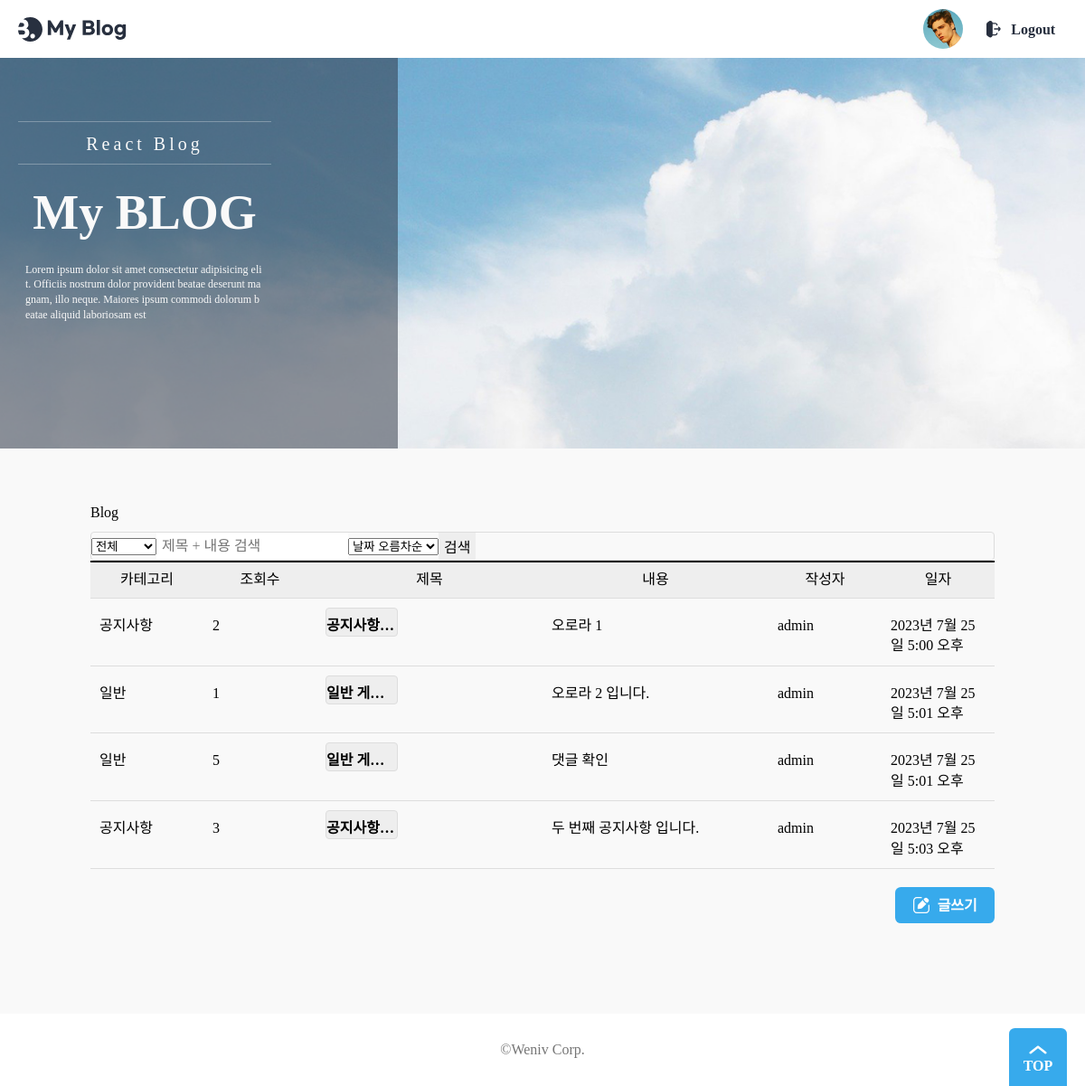
The page /blog/ (signed in) on the database as committed earlier.
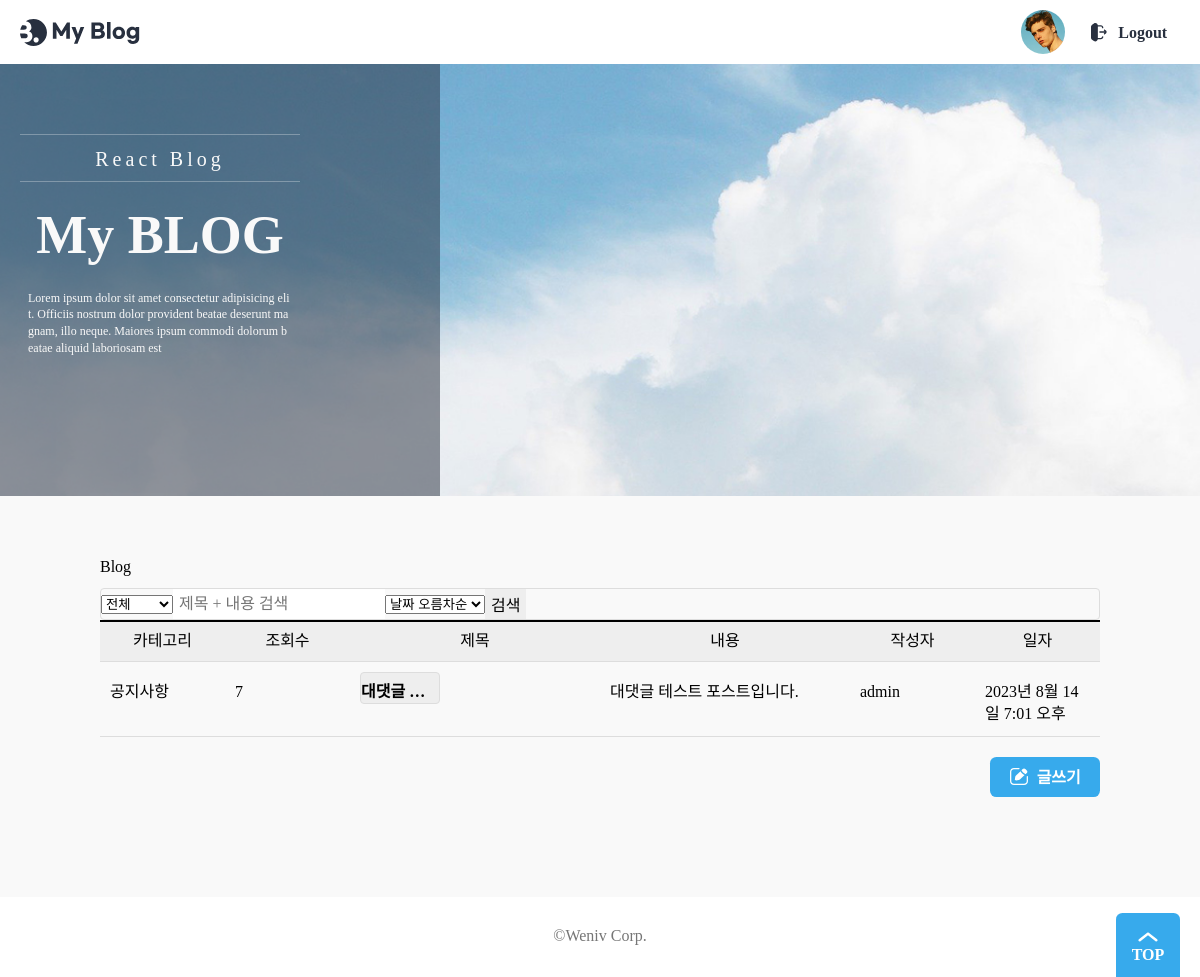
The same page on the database as committed later.
### posts/models.py (models this page shows, shortened)
class Post(models.Model):
    title = models.CharField(max_length=20)
    content = models.TextField()
    writer = models.ForeignKey(User, on_delete=models.CASCADE)  # user foreignkey
    category_choices = (('일반', '일반'), ('공지사항', '공지사항'))
    category = models.CharField(max_length=20, choices=category_choices)
    created_at = models.DateTimeField(auto_now_add=True)
    updated_at = models.DateTimeField(auto_now=True)
    hit = models.PositiveIntegerField(default=0)
    img = models.ImageField(upload_to="", blank=True, null=True)

### accounts/models.py (models this page shows)
class User(AbstractUser):
    username = models.CharField(unique=True, max_length=20)
    email = models.CharField(max_length=255, null=True, blank=True)
    nickname = models.CharField(max_length=100, null=True, blank=True)
    created_at = models.TimeField(auto_now_add=True)
    updated_at = models.TimeField(auto_now=True)

### posts/views.py (the view)
# urls.py: path('', PostView, name='list'),
class PostView(ListView):
    model = Post
    template_name = 'posts/list.html'
    context_object_name = 'posts'
    def get_context_data(self, **kwargs):
        context = super().get_context_data(**kwargs)
        context['title'] = 'Blog'
        context['search'] = ''
        return context

### posts/templates/posts/list.html (shortened to what this page needs)
{% extends 'base.html' %}
{% load static %}
{% block content %}
<head>
    <link rel="stylesheet" type="text/css" href="{% static 'css/common.css' %}">
    <link rel="stylesheet" type="text/css" href="{% static 'css/table.css' %}">
    <link rel="stylesheet" type="text/css" href="{% static 'css/list.css' %}">
    <link rel="stylesheet" type="text/css" href="{% static 'css/list.view' %}">
</head>
<div class="main">
    <h2 class="main-title">
        {{ title }}
    </h2>
    <div>
        <form class="search-form" method="get" action="{% url 'blog:search' %}">
            <select id="category" name="category">
                <option value="">전체</option>
            </select>
            <input id="tag" type="search" name="tag" placeholder="제목 + 내용 검색">
            <select id="sort" name="sort">
                <option value="oldest">날짜 오름차순</option>
            </select>
            <button type="submit">검색</button>
        </form>
    </div>
    <table class="table table-bordered">
        <colgroup>
            <col style="width: 10%">
            <col style="width: 10%">
            <col style="width: 20%">
            <col style="width: 20%">
            <col style="width: 10%">
            <col style="width: 10%">
        </colgroup>
        <thead class="table-light">
            <tr>
                <th>카테고리</th>
                <th>조회수</th>
                <th>제목</th>
                <th>내용</th>
                <th>작성자</th>
                <th>일자</th>
            </tr>
        </thead>
        <tbody>
        {% if posts %}
        {% for post in posts %}
            <tr>
                <td>{{ post.category }}</td>
                <td>{{ post.hit }}</td>
                <td><a href="{% url 'blog:detail' post_id=post.pk %}" class="btn">{{ post.title }} [{{ post.comment_set.count }}]</a></td>
                <td>{{ post.content }}</td>
                <td>
                    {% if post.writer.nickname %}
                        {{ post.writer.nickname }}
                    {% else %}
                        {{ post.writer }}
                    {% endif %}
                </td>
                <td>{{ post.created_at }}</td>
            </tr>
        {% endfor %}
        </tbody>
        {% else %}
            <p>작성된 게시물이 없습니다.</p>
        {% endif %}
    </table>
    <div class="btn-group">
        {% if user.is_active %}
        <a href="{% url 'blog:write' %}" class="button">
            <img src="{% static './assets/icon-modify-white.svg' %}" alt="" />
            <span>글쓰기</span>
        </a>
        {% endif %}
    </div>
</div>
{% endblock %}

### templates/base.html (shortened to what this page needs)
{% load static %}
<!DOCTYPE html>
<html lang="ko-KR">
	<head>
        <link rel="stylesheet" href="{% static '/css/reset.css' %}" />
        <link rel="stylesheet" as="style" crossorigin href="https://cdn.jsdelivr.net/gh/orioncactus/pretendard/dist/web/static/pretendard.css" />
        <link rel="stylesheet" href="{% static '/css/global.css' %}" />
        <link rel="stylesheet" href="{% static '/css/header.css' %}" />
        <link rel="stylesheet" href="{% static '/css/footer.css' %}" />
        <link rel="stylesheet" href="{% static '/css/button.css' %}" />
        <link rel="stylesheet" href="{% static '/css/banner.css' %}" />
        <link rel="stylesheet" href="{% static '/css/category.css' %}" />
        <link rel="stylesheet" href="{% static '/css/author.css' %}" />
	</head>
	<body>
		<header>
			<div class="max-width">
				<h1>
					<a href="/">
						<img src="{% static './assets/Logo.svg' %}" alt="My Blog" />
					</a>
				</h1>
				<ul>
					{% if user.is_active %}
					<li class="profile-img">
						<a href="{% url 'accounts:update' %}">
							<img src="{% static './assets/profile.jpg' %}" alt="My Page" />
						</a>
					</li>
					<li>
						<a class="button white" href="{% url 'accounts:logout' %}">
							<img src="{% static './assets/icon-logout.svg' %}" alt="" />
							<span>Logout</span>
						</a>
					</li>
					{% endif %}
				</ul>
			</div>
		</header>
		<div class="banner">
			<div class="max-width">
				<div class="banner-contents">
					<p class="sub-text">React Blog</p>
					<p class="main-text">My BLOG</p>
					<p class="description">
						Lorem ipsum dolor sit amet consectetur adipisicing elit. Officiis nostrum dolor provident beatae deserunt magnam, illo neque. Maiores ipsum commodi dolorum beatae aliquid laboriosam est
					</p>
				</div>
			</div>
		</div>
		{% block content %}
        {% endblock %}
		<footer>
			<div class="max-width">
				<h2>©Weniv Corp.</h2>
				<button class="top-button">TOP</button>
			</div>
		</footer>
	</body>
</html>

### static/css/global.css (style rules this page uses)
:root { --main-color: rgb(55, 170, 236); --main-rgb: 55, 171, 236; --outline-border: rgb(55, 160, 236); --red-color: rgb(243, 124, 75); --red-rgb: 243, 124, 75; --black-color: #28303f; --white-color: #fff; --gray-color: #767676; --border-color: #ddd; --gray-background-light: #f9f9f9; --gray-background: #f5f5f5; --gray-text: #6f6f6f; --border-radius: 0.4em; }
h1, a, div, p, section, article, input, textarea { box-sizing: border-box; }
a { text-decoration: none; color: inherit; }
html { font-size: 10px; }
body { font-size: 1.6rem; line-height: 1.4; }
input, button { font-size: inherit; font-family: inherit; }
button { cursor: pointer; }
a { border-radius: 0.8rem; overflow: hidden; }
img { vertical-align: bottom; }
body { background: var(--gray-background-light); }
.max-width { width: 1224px; max-width: calc(100% - 4rem); margin: 0 auto; }

### static/css/header.css (style rules this page uses)
header { background: var(--white-color); }
header .max-width { display: flex; align-items: center; justify-content: space-between; gap: 4rem; padding: 1rem 0; }
header h1 { font-size: 3rem; }
header h1 a { display: block; padding: 0.4rem; margin-left: -0.4rem; }
header h1 a img { display: block; }
header ul { display: flex; align-items: center; gap: 1rem; }
.profile-img a { width: 4.4rem; height: 4.4rem; display: block; border-radius: 50%; }
.profile-img img { width: 100%; height: 100%; object-fit: cover; }
header .button { text-transform: none; }

### static/css/footer.css (style rules this page uses)
footer { background: var(--white-color); margin-top: 10rem; }
footer .max-width { display: flex; align-items: center; justify-content: center; height: 8rem; position: relative; }
footer h2 { color: var(--gray-color); }
.top-button { position: absolute; bottom: 0; right: 0; width: 6.4rem; height: 6.4rem; padding-top: 2.2rem; border: 0; border-radius: var(--border-radius) var(--border-radius) 0 0; background: var(--main-color) url(../assets/ArrowTop.svg) no-repeat 50% 0.4rem / 4rem; color: var(--white-color); text-align: center; font-weight: bold; }

### static/css/button.css (style rules this page uses)
.button { display: inline-flex; align-items: center; justify-content: center; gap: 0.8rem; height: 4rem; padding: 0.2rem 1.2em 0; border: 0; border-radius: var(--border-radius); background: var(--main-color); color: var(--white-color); text-transform: uppercase; font-weight: bold; line-height: 1; }
.button img { height: 1.2em; margin-top: -0.2rem; vertical-align: middle; }
.button.white { padding: 0.2rem 0.8em 0; background: var(--white-color); color: var(--black-color); }
.button.white img { height: 1.4em; }

### static/css/banner.css (style rules this page uses)
.banner { position: relative; background: url(../assets/background.jpg) no-repeat 50% 50% / cover; height: 27em; margin-bottom: -7em; margin-bottom: auto; }
.banner-contents { width: 28rem; padding: 7rem 0 14.5rem; text-align: center; color: var(--gray-background-light); }
.banner-contents::before { content: ""; display: block; position: absolute; top: 0; left: 0; width: calc((100% - 1224px) / 2 + 44rem); height: 100%; background: rgba(40, 48, 63, 0.5); }
.banner-contents > * { position: relative; }
.banner-contents .sub-text { border: 1px solid rgba(249, 249, 249, 0.3); border-width: 1px 0; padding: 1rem 0 0.8rem; font-size: 2rem; letter-spacing: 0.2em; }
.banner .main-text { font-weight: bold; font-size: 5.4rem; margin: 1.6rem 0; }
.description { font-size: 1.2rem; text-align: left; word-break: break-all; padding: 0 0.8rem; }
@media (max-width: 1280px) { .banner-contents::before { width: 44rem; } }

### static/css/common.css (style rules this page uses)
body, h1, h2, p, fieldset, ul { padding: 0; margin: 0; }
a { text-decoration: none; color: inherit; }
input, textarea, select { box-sizing: border-box; }
select:enabled, button:enabled { cursor: pointer; }
body { min-width: 1000px; display: flex; flex-direction: column; min-height: 100vh; }
.main { flex-grow: 1; width: 1000px; margin: auto; }
.main-title { margin: 60px 0 10px 0; }
.btn-group { margin-top: 20px; text-align: right; }
.btn { background-color: #eee; width: 80px; height: 32px; border: 1px solid #ddd; border-radius: 4px; display: inline-flex; align-items: center; justify-content: center; box-sizing: border-box; font: inherit; }

### static/css/table.css (style rules this page uses)
.table { border-spacing: 0; border-collapse: collapse; table-layout: fixed; border-top: 2px solid black; border-bottom: 1px solid #ddd; width: 1000px; margin: auto; }
.table th { background-color: #eee; padding: 8px; border-bottom: 1px solid #ddd; }
.table td { padding: 10px; border-top: 1px solid #ddd; }
.table a { display: block; text-align: left; padding: 8px 0; font-weight: bold; overflow: hidden; white-space: nowrap; text-overflow: ellipsis; }

Rows that differ between the two databases and show on the page:
removed Post: category "일반", hit "1", title "일반 게…", content "오로라 2 입니다.", writer "admin", created_at "2023년 7월 25일 5:01 오후"
removed Post: category "일반", hit "5", title "일반 게…", content "댓글 확인", writer "admin", created_at "2023년 7월 25일 5:01 오후"
removed Post: category "공지사항", hit "3", title "공지사항…", content "두 번째 공지사항 입니다.", writer "admin", created_at "2023년 7월 25일 5:03 오후"
changed Post "공지사항": hit "2" → "7"; title "공지사항…" → "대댓글…"; content "오로라 1" → "대댓글 테스트 포스트입니다."; created_at "2023년 7월 25일 5:00 오후" → "2023년 8월 14일 7:01 오후"
